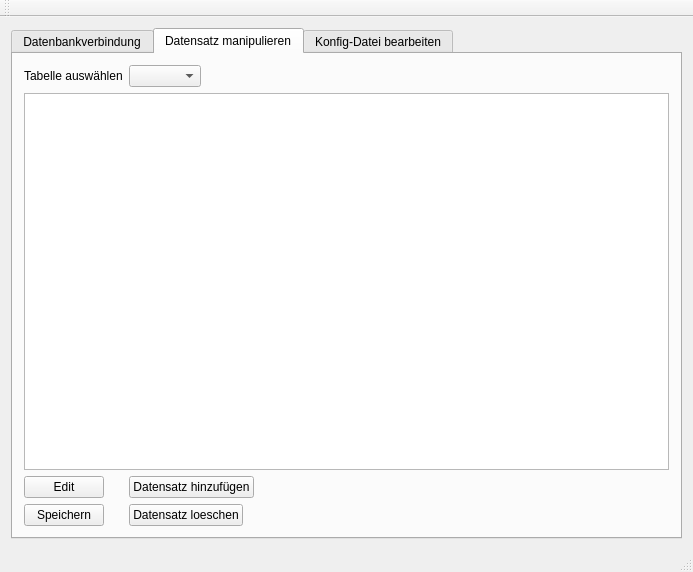
<?xml version="1.0" encoding="UTF-8"?>
<ui version="4.0">
 <class>MainWindow</class>
 <widget class="QMainWindow" name="MainWindow">
  <property name="geometry">
   <rect>
    <x>0</x>
    <y>0</y>
    <width>693</width>
    <height>572</height>
   </rect>
  </property>
  <property name="windowTitle">
   <string>MainWindow</string>
  </property>
  <widget class="QWidget" name="centralWidget">
   <layout class="QVBoxLayout" name="verticalLayout_2">
    <item>
     <widget class="QTabWidget" name="tabWidget">
      <property name="enabled">
       <bool>true</bool>
      </property>
      <property name="sizePolicy">
       <sizepolicy hsizetype="MinimumExpanding" vsizetype="Expanding">
        <horstretch>0</horstretch>
        <verstretch>0</verstretch>
       </sizepolicy>
      </property>
      <property name="currentIndex">
       <number>1</number>
      </property>
      <widget class="QWidget" name="tab">
       <attribute name="title">
        <string>Datenbankverbindung</string>
       </attribute>
       <layout class="QHBoxLayout" name="horizontalLayout">
        <item>
         <layout class="QFormLayout" name="formLayout_1">
          <property name="fieldGrowthPolicy">
           <enum>QFormLayout::ExpandingFieldsGrow</enum>
          </property>
          <item row="0" column="0">
           <widget class="QLabel" name="lbl_dbHost">
            <property name="text">
             <string>DB-Host</string>
            </property>
           </widget>
          </item>
          <item row="0" column="1">
           <widget class="QLineEdit" name="txt_dbHost">
            <property name="text">
             <string>192.168.0.1</string>
            </property>
           </widget>
          </item>
          <item row="1" column="0">
           <widget class="QLabel" name="lbl_dbName">
            <property name="text">
             <string>Datenbank</string>
            </property>
           </widget>
          </item>
          <item row="1" column="1">
           <widget class="QLineEdit" name="txt_dbName">
            <property name="text">
             <string>adressbuch</string>
            </property>
           </widget>
          </item>
          <item row="2" column="0">
           <widget class="QLabel" name="lbl_dbUser">
            <property name="text">
             <string>Benutzer</string>
            </property>
           </widget>
          </item>
          <item row="2" column="1">
           <widget class="QLineEdit" name="txt_dbUser">
            <property name="text">
             <string>root</string>
            </property>
           </widget>
          </item>
          <item row="3" column="0">
           <widget class="QLabel" name="lbl_dbUserPasswd">
            <property name="text">
             <string>Passwort</string>
            </property>
           </widget>
          </item>
          <item row="3" column="1">
           <widget class="QLineEdit" name="txt_dbPasswd">
            <property name="text">
             <string>FGS.209=Wme!</string>
            </property>
            <property name="echoMode">
             <enum>QLineEdit::Password</enum>
            </property>
           </widget>
          </item>
          <item row="4" column="1">
           <layout class="QHBoxLayout" name="horizontalLayout1">
            <item>
             <widget class="QPushButton" name="btn_dbConnect">
              <property name="text">
               <string>Verbinden</string>
              </property>
             </widget>
            </item>
            <item>
             <widget class="QPushButton" name="btn_dbDisconnect">
              <property name="enabled">
               <bool>false</bool>
              </property>
              <property name="text">
               <string>Trennen</string>
              </property>
             </widget>
            </item>
           </layout>
          </item>
          <item row="5" column="0">
           <widget class="QLabel" name="lbl_debug">
            <property name="text">
             <string>Debug-Info</string>
            </property>
           </widget>
          </item>
          <item row="5" column="1">
           <widget class="QTextEdit" name="txt_debug"/>
          </item>
         </layout>
        </item>
       </layout>
      </widget>
      <widget class="QWidget" name="tab2">
       <attribute name="title">
        <string>Datensatz manipulieren</string>
       </attribute>
       <layout class="QHBoxLayout" name="horizontalLayout_2">
        <item>
         <layout class="QFormLayout" name="formLayout_2">
          <property name="fieldGrowthPolicy">
           <enum>QFormLayout::FieldsStayAtSizeHint</enum>
          </property>
          <item row="0" column="0">
           <widget class="QLabel" name="lbl_tabelle">
            <property name="text">
             <string>Tabelle auswählen</string>
            </property>
           </widget>
          </item>
          <item row="0" column="1">
           <widget class="QComboBox" name="cmb_tabellen"/>
          </item>
          <item row="1" column="0" colspan="2">
           <widget class="QTableView" name="tblView_tabellen">
            <property name="editTriggers">
             <set>QAbstractItemView::EditKeyPressed</set>
            </property>
            <property name="selectionMode">
             <enum>QAbstractItemView::SingleSelection</enum>
            </property>
            <property name="selectionBehavior">
             <enum>QAbstractItemView::SelectRows</enum>
            </property>
           </widget>
          </item>
          <item row="3" column="0">
           <widget class="QPushButton" name="btn_edit">
            <property name="text">
             <string>Edit</string>
            </property>
           </widget>
          </item>
          <item row="4" column="0">
           <widget class="QPushButton" name="btn_change">
            <property name="text">
             <string>Speichern</string>
            </property>
           </widget>
          </item>
          <item row="3" column="1">
           <widget class="QPushButton" name="btn_add">
            <property name="text">
             <string>Datensatz hinzufügen</string>
            </property>
           </widget>
          </item>
          <item row="4" column="1">
           <widget class="QPushButton" name="btn_delete">
            <property name="text">
             <string>Datensatz loeschen</string>
            </property>
           </widget>
          </item>
         </layout>
        </item>
       </layout>
      </widget>
      <widget class="QWidget" name="tab3">
       <attribute name="title">
        <string>Konfig-Datei bearbeiten</string>
       </attribute>
       <layout class="QHBoxLayout" name="horizontalLayout_3">
        <item>
         <layout class="QFormLayout" name="formLayout_3">
          <property name="fieldGrowthPolicy">
           <enum>QFormLayout::AllNonFixedFieldsGrow</enum>
          </property>
         </layout>
        </item>
       </layout>
      </widget>
     </widget>
    </item>
   </layout>
  </widget>
  <widget class="QMenuBar" name="menuBar">
   <property name="geometry">
    <rect>
     <x>0</x>
     <y>0</y>
     <width>693</width>
     <height>25</height>
    </rect>
   </property>
  </widget>
  <widget class="QToolBar" name="mainToolBar">
   <attribute name="toolBarArea">
    <enum>TopToolBarArea</enum>
   </attribute>
   <attribute name="toolBarBreak">
    <bool>false</bool>
   </attribute>
  </widget>
  <widget class="QStatusBar" name="statusBar"/>
 </widget>
 <layoutdefault spacing="6" margin="11"/>
 <resources/>
 <connections/>
</ui>
